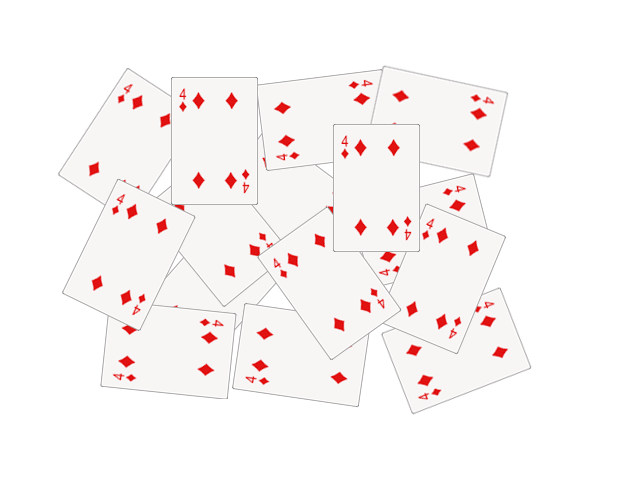
#> input picture OpenCV/image5.png, 640 x 480 px
$ python drawing.py
#> lines starting #> are read from the running program, lines starting #| are printed output that depends on the picture
import cv2 as cv

img = cv.imread("image5.png")
#> img is the input picture: shape (480, 640, 3); mean B, G, R 245.8, 245.8, 250.7
print(img.shape)
#| (480, 640, 3)

#line
cv.line(img, (100, 150), (300, 450), (0, 255, 0), 10) #line(image, start point, end point, color in BGR format, thickness)


#rectangle
cv.rectangle(img, (100, 150), (300, 450), (0, 0, 255), 5) #-1 for fill the rectangle with given color))


#circle
cv.circle(img, (200, 300), 170, (255, 0, 0), 10) #circle(image, center of circle, radius, color in BGR format, thickness)


#text
cv.putText(img, "Hello World!", (100, 200), cv.FONT_HERSHEY_DUPLEX, 2.5, (255, 255, 0), 8) #putText(image, text to be written on image, position where we want to write it, font type and size, color in BGR format, thickness)
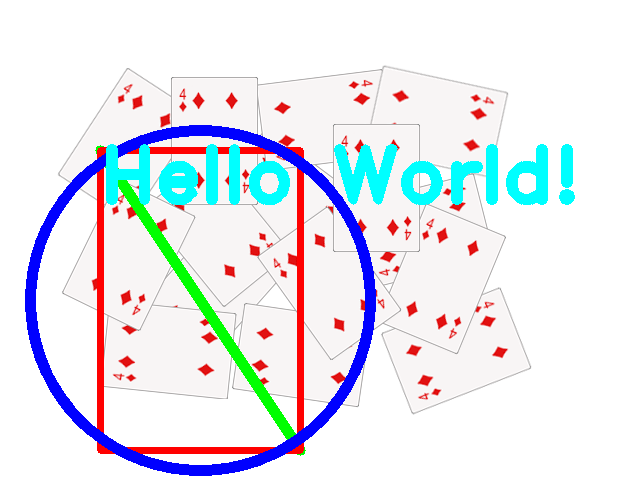
#> img: shape (480, 640, 3); mean B, G, R 239.6, 232.8, 228.9


cv.imshow("img", img)
cv.waitKey(0)

$ run again, with OpenCV/image6.png copied over OpenCV/image5.png
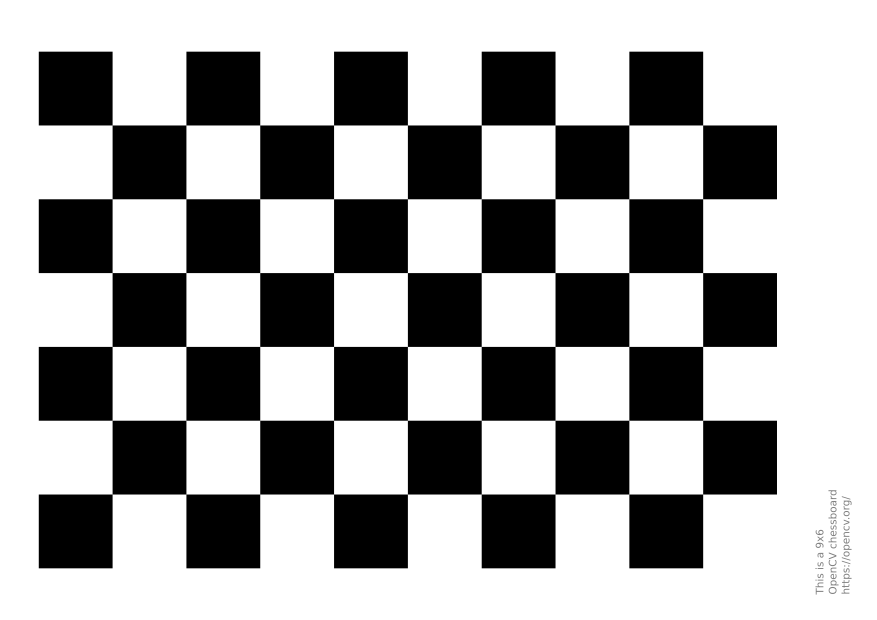
#> input picture OpenCV/image6.png, 1754 x 1240 px (shown at 1/2 size)
#> img is the input picture: shape (1240, 1754, 3); min 0, max 255, mean 165.4
#| (1240, 1754, 3)
#> `cv.putText(img, "Hello World!", (100, 200), cv.FONT_HERSHEY_DUPLEX, 2...`:
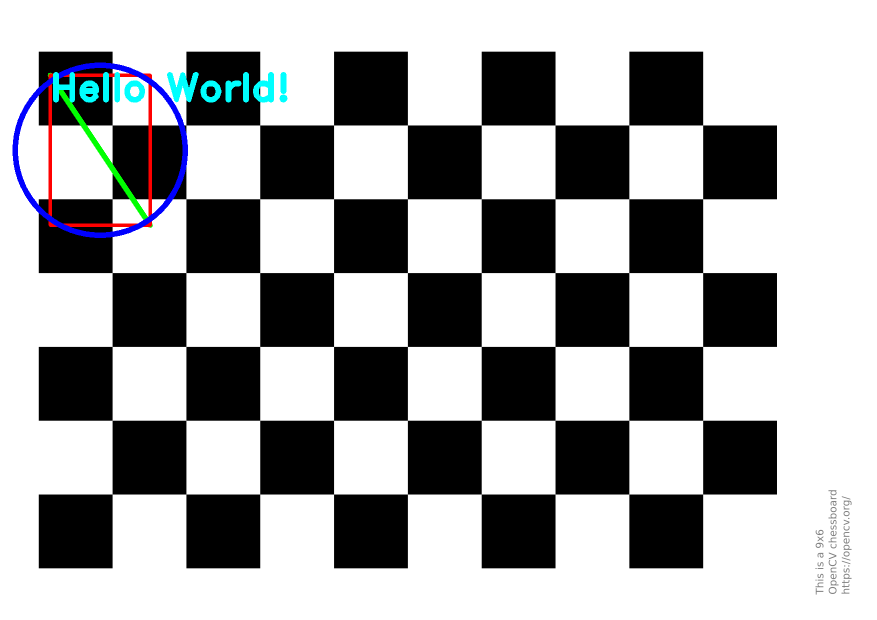
#> img: shape (1240, 1754, 3) (shown at 1/2 size); mean B, G, R 166.4, 165.4, 164.3
